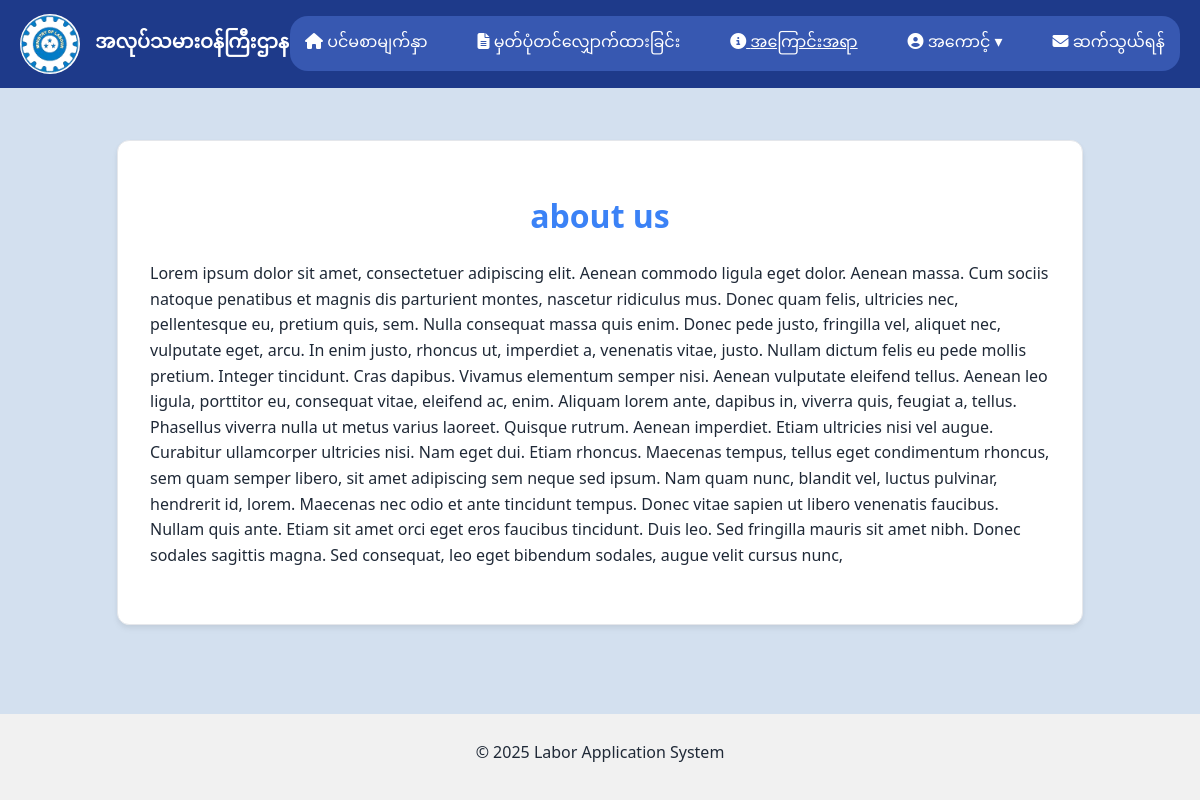
The app's page /user?vr=about with its own data.
### tables this page shows
CREATE TABLE `about` (
  `id` int(11) NOT NULL,
  `title` varchar(200) NOT NULL,
  `body` text NOT NULL
);

### user/views/about/index.php (the view, shortened to what this page needs)
<?php
$db = new Connection();
$connection = $db::$connection;
$query = "SELECT * FROM about LIMIT 1";
$result = $connection->query($query);
$about = $result->fetch_assoc();
?>
<main>
    <div id="about">
        <h1 id="about-title"><?= htmlspecialchars($about['title']) ?></h1>
        <p><?= nl2br(htmlspecialchars($about['body'])) ?></p>
    </div>
</main>

### user/static/css/style.css (style rules this page uses)
* { font-family: 'Segoe UI', Tahoma, Geneva, Verdana, sans-serif; }
html, body { height: 100%; margin: 0; padding: 0; display: flex; flex-direction: column; }
main { flex: 1; padding: 20px; background-color: #d3e0ef; }

### user/partials/header.php (style rules this page uses)
body { margin: 0; font-family: 'Segoe UI', Tahoma, Geneva, Verdana, sans-serif; }

### user/views/about/index.php (style rules this page uses)
:root { --primary-color: #3b82f6; --text-color: #1f2937; --bg-color: #f9fafb; --card-bg-color: #ffffff; --border-color: #e5e7eb; --shadow-md: 0 4px 6px rgba(0, 0, 0, 0.05), 0 2px 4px rgba(0, 0, 0, 0.03); }
body { font-family: system-ui, sans-serif; background-color: var(--bg-color); color: var(--text-color); }
#about { max-width: 900px; margin: 2rem auto; padding: 2rem; background-color: var(--card-bg-color); border-radius: 0.75rem; box-shadow: var(--shadow-md); border: 1px solid var(--border-color); }
#about-title { text-align: center; font-size: 2rem; font-weight: 700; color: var(--primary-color); margin-bottom: 1.5rem; }
p { font-size: 1rem; line-height: 1.6; margin-bottom: 1.5rem; }

### records on screen
about: title "about us", body "Lorem ipsum dolor sit amet, consectetuer adipiscing elit. Aenean commodo ligula eget dolor. Aenean massa. Cum sociis natoque penatibus et magnis dis parturient montes, nascetur ridiculus mus. Donec quam felis, ultricies nec, pellentesque eu, pretium quis, sem. Nulla consequat massa quis enim. Donec pede justo, fringilla vel, aliquet nec, vulputate eget, arcu. In enim justo, rhoncus ut, imperdiet a, venenatis vitae, justo. Nullam dictum felis eu pede mollis pretium. Integer tincidunt. Cras dapibus. Vivamus elementum semper nisi. Aenean vulputate eleifend tellus. Aenean leo ligula, porttitor eu, consequat vitae, eleifend ac, enim. Aliquam lorem ante, dapibus in, viverra quis, feugiat a,…"

### other values on screen
$_SESSION['username'] "အကောင့်"
